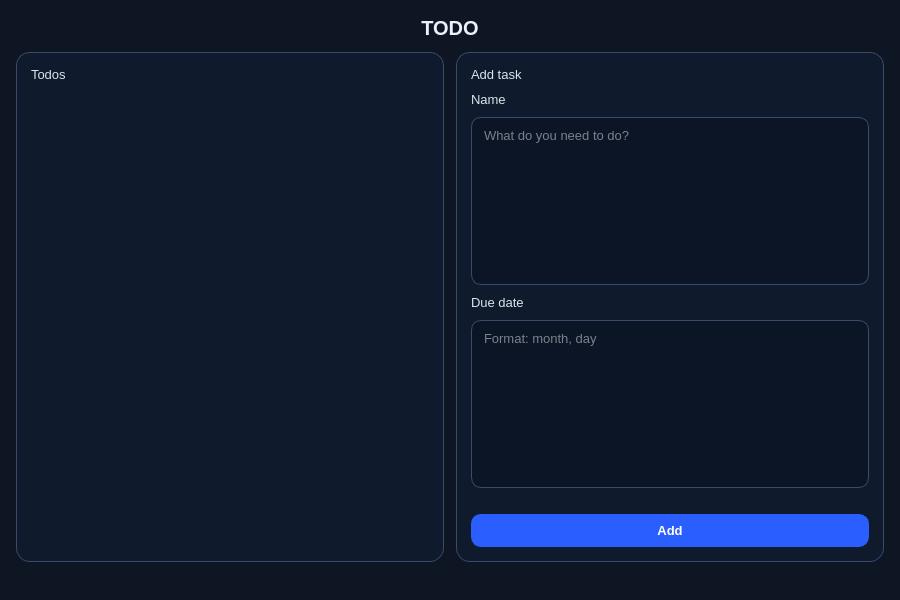
<?xml version="1.0" encoding="UTF-8"?>
<ui version="4.0">
 <class>MainWindow</class>
 <widget class="QMainWindow" name="MainWindow">
  <property name="geometry">
   <rect>
    <x>0</x>
    <y>0</y>
    <width>900</width>
    <height>600</height>
   </rect>
  </property>
  <property name="windowTitle">
   <string>TODO</string>
  </property>
  <property name="styleSheet">
   <string notr="true">/* ===== Base ===== */
* {
    font-family: -apple-system, BlinkMacSystemFont, "SF Pro Text", "Inter", "Segoe UI";
    font-size: 13px;
}

QMainWindow, QWidget {
    background: #0E1624;
    color: #DDE3EA;
}

/* ===== Panels ===== */
QFrame#headerPanel, QFrame#listPanel {
    background: #0F1A2C;
    border: 1px solid #3A4B6B;
    border-radius: 14px;
}

/* Title */
QLabel#titleLabel {
    font-size: 20px;
    font-weight: 800;
    color: #EAF1FF;
}
QLabel {
    background: transparent;
}cha
/* Section titles */
QLabel#sectionTitle {
    font-size: 14px;
    font-weight: 800;
    color: #EAF1FF;
}

/* Muted labels */
QLabel#mutedLabel {
    color: #AFC0D9;
    font-weight: 600;
}

/* Inputs */
QTextEdit {
    background: #0C1526;
    border: 1px solid #3A4B6B;
    border-radius: 10px;
    padding: 6px 8px;
    color: #E6EBF2;
}
QTextEdit:focus {
    border: 1px solid #4C8DFF;
}

/* Buttons */
QPushButton {
    background: #17233A;
    border: 1px solid #2B3A55;
    border-radius: 10px;
    padding: 8px 12px;
    color: #E6EBF2;
    font-weight: 700;
}
QPushButton:hover { background: #1C2A45; }
QPushButton:pressed { background: #111C2F; }

/* Primary Add button */
QPushButton#pushButton {
    background: #2B5EFF;
    border: 1px solid #2B5EFF;
    color: white;
}
QPushButton#pushButton:hover {
    background: #1E40AF;
}

/* Scroll */
QScrollArea {
    background: transparent;
    border: none;
}
QScrollArea QWidget#scrollAreaWidgetContents {
    background: transparent;
}
QScrollBar:vertical { width: 10px; background: transparent; }
QScrollBar::handle:vertical {
    background: #3B4A66;
    border-radius: 5px;
    min-height: 24px;
}
QScrollBar::handle:vertical:hover { background: #4C5D7A; }
QScrollBar::add-line:vertical, QScrollBar::sub-line:vertical { height: 0px; }</string>
  </property>

  <widget class="QWidget" name="centralwidget">
   <layout class="QVBoxLayout" name="rootLayout">
    <property name="leftMargin"><number>16</number></property>
    <property name="topMargin"><number>16</number></property>
    <property name="rightMargin"><number>16</number></property>
    <property name="bottomMargin"><number>16</number></property>
    <property name="spacing"><number>12</number></property>

    <!-- Top title -->
    <item>
     <widget class="QLabel" name="titleLabel">
      <property name="text">
       <string>TODO</string>
      </property>
      <property name="alignment">
       <set>Qt::AlignHCenter|Qt::AlignVCenter</set>
      </property>
     </widget>
    </item>

    <!-- Main content: list panel + add panel -->
    <item>
     <layout class="QHBoxLayout" name="mainRow">
      <property name="spacing"><number>12</number></property>

      <!-- LEFT: Todo list panel -->
      <item>
       <widget class="QFrame" name="listPanel">
        <property name="frameShape">
         <enum>QFrame::NoFrame</enum>
        </property>
        <layout class="QVBoxLayout" name="listPanelLayout">
         <property name="leftMargin"><number>14</number></property>
         <property name="topMargin"><number>14</number></property>
         <property name="rightMargin"><number>14</number></property>
         <property name="bottomMargin"><number>14</number></property>
         <property name="spacing"><number>10</number></property>

         <item>
          <widget class="QLabel" name="sectionTitle">
           <property name="text">
            <string>Todos</string>
           </property>
          </widget>
         </item>

         <item>
          <widget class="QScrollArea" name="scrollArea">
           <property name="widgetResizable">
            <bool>true</bool>
           </property>
           <property name="horizontalScrollBarPolicy">
            <enum>Qt::ScrollBarAlwaysOff</enum>
           </property>
           <widget class="QWidget" name="scrollAreaWidgetContents">
            <layout class="QVBoxLayout" name="verticalLayout">
             <property name="leftMargin"><number>0</number></property>
             <property name="topMargin"><number>0</number></property>
             <property name="rightMargin"><number>0</number></property>
             <property name="bottomMargin"><number>0</number></property>
             <property name="spacing"><number>10</number></property>
            </layout>
           </widget>
          </widget>
         </item>

        </layout>
       </widget>
      </item>

      <!-- RIGHT: Add task panel (headerPanel) -->
      <item>
       <widget class="QFrame" name="headerPanel">
        <property name="minimumSize">
         <size>
          <width>300</width>
          <height>0</height>
         </size>
        </property>
        <property name="frameShape">
         <enum>QFrame::NoFrame</enum>
        </property>
        <layout class="QVBoxLayout" name="addPanelLayout">
         <property name="leftMargin"><number>14</number></property>
         <property name="topMargin"><number>14</number></property>
         <property name="rightMargin"><number>14</number></property>
         <property name="bottomMargin"><number>14</number></property>
         <property name="spacing"><number>10</number></property>

         <item>
          <widget class="QLabel" name="sectionTitle_2">
           <property name="text">
            <string>Add task</string>
           </property>
           <property name="objectName">
            <string>sectionTitle</string>
           </property>
          </widget>
         </item>

         <item>
          <widget class="QLabel" name="nameLabel">
           <property name="objectName">
            <string>mutedLabel</string>
           </property>
           <property name="text">
            <string>Name</string>
           </property>
          </widget>
         </item>

         <item>
          <widget class="QTextEdit" name="name">
           <property name="placeholderText">
            <string>What do you need to do?</string>
           </property>
           <property name="minimumHeight">
            <number>42</number>
           </property>
           <property name="maximumHeight">
            <number>42</number>
           </property>
          </widget>
         </item>

         <item>
          <widget class="QLabel" name="dueLabel">
           <property name="objectName">
            <string>mutedLabel</string>
           </property>
           <property name="text">
            <string>Due date</string>
           </property>
          </widget>
         </item>

         <item>
          <widget class="QTextEdit" name="due">
           <property name="placeholderText">
            <string>Format: month, day</string>
           </property>
           <property name="minimumHeight">
            <number>42</number>
           </property>
           <property name="maximumHeight">
            <number>42</number>
           </property>
          </widget>
         </item>

         <item>
          <spacer name="spacerGrow">
           <property name="orientation">
            <enum>Qt::Vertical</enum>
           </property>
           <property name="sizeHint">
            <size>
             <width>20</width>
             <height>40</height>
            </size>
           </property>
          </spacer>
         </item>

         <item>
          <widget class="QPushButton" name="pushButton">
           <property name="text">
            <string>Add</string>
           </property>
           <property name="minimumHeight">
            <number>40</number>
           </property>
          </widget>
         </item>

        </layout>
       </widget>
      </item>

     </layout>
    </item>

   </layout>
  </widget>

  <widget class="QMenuBar" name="menubar"/>
  <widget class="QStatusBar" name="statusbar"/>
 </widget>

 <resources/>
 <connections/>
</ui>
